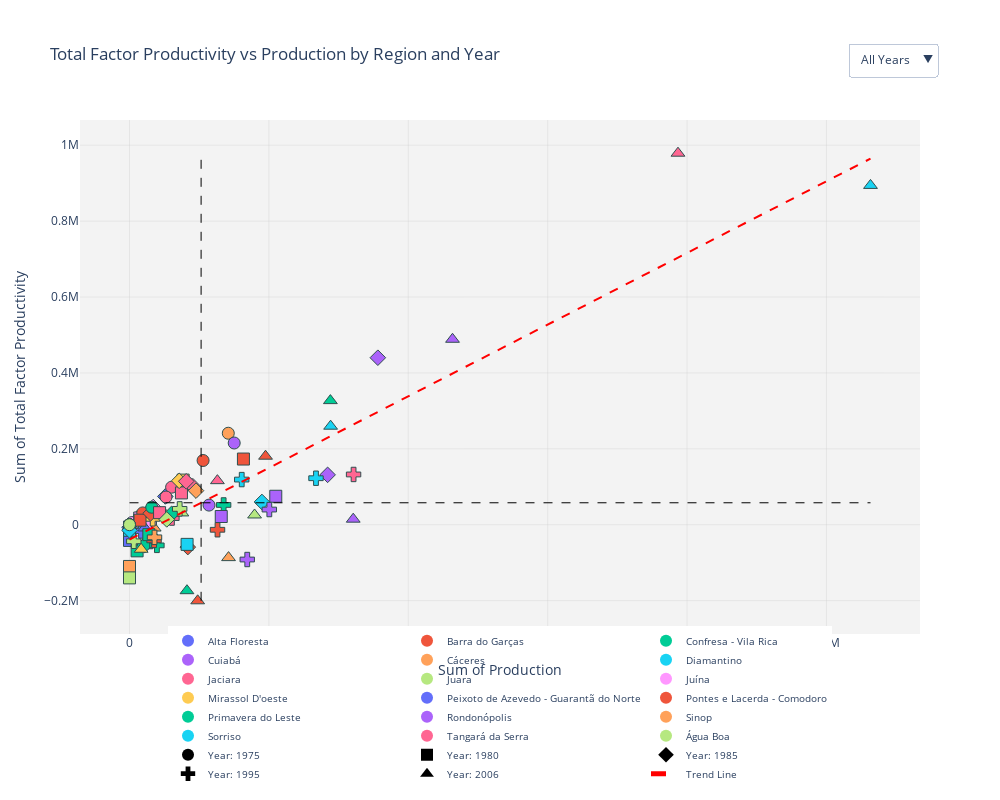

Source (notebook cell):
### Code cell
import pandas as pd
import numpy as np
import plotly.express as px
import plotly.graph_objects as go
from plotly.subplots import make_subplots

# For this example, let's assume we have the grouped_df
# If you don't have the dataframe ready, you'll need to load it first
# grouped_df = pd.read_csv('your_data.csv')

# Define the specific years to aggregate
selected_years = [1975, 1980, 1985, 1995, 2006]

# Filter the DataFrame for the selected years
filtered_df = grouped_df[grouped_df['Ano'].isin(selected_years)]

# Aggregate 'TFP' and 'Production' by 'Região imediata' for the selected years
aggregated_selected_years = filtered_df.groupby(['Região imediata', 'Ano']).agg(
    TFP_Sum=('TFP', 'sum'),
    Production_Sum=('Production', 'sum')
).reset_index()

# Calculate the mean values for TFP and Production to define quadrants
tfp_mean = aggregated_selected_years['TFP_Sum'].mean()
production_mean = aggregated_selected_years['Production_Sum'].mean()

# Create dictionary for pretty quadrant names
quadrant_names = {
    (True, True): "High TFP, High Production",
    (True, False): "High TFP, Low Production",
    (False, True): "Low TFP, High Production",
    (False, False): "Low TFP, Low Production"
}

# Add quadrant information to the dataframe
aggregated_selected_years['Quadrant'] = aggregated_selected_years.apply(
    lambda x: quadrant_names[(x['TFP_Sum'] > tfp_mean, x['Production_Sum'] > production_mean)],
    axis=1
)

# Fit a trend line
x = aggregated_selected_years['Production_Sum']
y = aggregated_selected_years['TFP_Sum']
coefficients = np.polyfit(x, y, 1)
trend_x = np.linspace(min(x), max(x), 100)
trend_y = coefficients[0] * trend_x + coefficients[1]

# Create a figure
fig = go.Figure()

# Define marker symbols for each year
year_symbols = {
    1975: 'circle',
    1980: 'square',
    1985: 'diamond',
    1995: 'cross',
    2006: 'triangle-up'
}

# Add traces for each region and year combination
for region in aggregated_selected_years['Região imediata'].unique():
    region_data = aggregated_selected_years[aggregated_selected_years['Região imediata'] == region]

    for year in selected_years:
        year_data = region_data[region_data['Ano'] == year]

        if not year_data.empty:
            fig.add_trace(go.Scatter(
                x=year_data['Production_Sum'],
                y=year_data['TFP_Sum'],
                mode='markers',
                marker=dict(
                    size=12,
                    symbol=year_symbols[year],  # Use different symbols for years
                    line=dict(width=1, color='DarkSlateGrey')
                ),
                name=region,
                legendgroup=region,
                showlegend=False,  # Don't show in legend - we'll create custom legends
                hovertemplate='<b>Region:</b> %{text}<br><b>Year:</b> ' + str(year) +
                            '<br><b>Production:</b> %{x}<br><b>TFP:</b> %{y}' +
                            '<br><b>Quadrant:</b> ' + year_data['Quadrant'].values[0] if not year_data.empty else '',
                text=[region] * len(year_data)
            ))

# Set figure size and title
fig.update_layout(
    height=800,
    width=1000,
    title='Total Factor Productivity vs Production by Region and Year',
    xaxis_title='Sum of Production',
    yaxis_title='Sum of Total Factor Productivity'
)

# Create a custom legend for regions (colors)
for i, region in enumerate(sorted(aggregated_selected_years['Região imediata'].unique())):
    fig.add_trace(go.Scatter(
        x=[None],
        y=[None],
        mode='markers',
        marker=dict(
            size=12,
            color=px.colors.qualitative.Plotly[i % len(px.colors.qualitative.Plotly)],
            symbol='circle'
        ),
        legendgroup=region,
        name=region,
        showlegend=True
    ))

# Create a custom legend for years (symbols)
for year in selected_years:
    fig.add_trace(go.Scatter(
        x=[None],
        y=[None],
        mode='markers',
        marker=dict(
            size=12,
            color='black',
            symbol=year_symbols[year]  # Use different symbols for years
        ),
        legendgroup='year',
        name=f'Year: {year}',
        showlegend=True
    ))

# Apply colors to the actual data points for each region
for i, trace in enumerate(fig.data[:len(aggregated_selected_years)]):
    region = trace.text[0] if hasattr(trace, 'text') and trace.text else ""
    region_index = list(sorted(aggregated_selected_years['Região imediata'].unique())).index(region) if region in aggregated_selected_years['Região imediata'].unique() else i
    trace.marker.color = px.colors.qualitative.Plotly[region_index % len(px.colors.qualitative.Plotly)]

# Add trend line
x = aggregated_selected_years['Production_Sum']
y = aggregated_selected_years['TFP_Sum']
coefficients = np.polyfit(x, y, 1)
trend_x = np.linspace(min(x), max(x), 100)
trend_y = coefficients[0] * trend_x + coefficients[1]

fig.add_trace(
    go.Scatter(
        x=trend_x,
        y=trend_y,
        mode='lines',
        line=dict(color='red', dash='dash'),
        name='Trend Line',
        showlegend=True
    )
)

# Add quadrant lines
fig.add_shape(
    type='line', x0=production_mean, y0=min(y), x1=production_mean, y1=max(y),
    line=dict(color='black', width=1, dash='dash')
)
fig.add_shape(
    type='line', x0=min(x), y0=tfp_mean, x1=max(x), y1=tfp_mean,
    line=dict(color='black', width=1, dash='dash')
)

# Update layout for legend below y-axis title in a single line
fig.update_layout(
    legend=dict(
        orientation="h",
        yanchor="bottom",
        y=-0.3,  # Adjusted position:  Further down
        xanchor="center",
        x=0.5,  # Center the legend
        itemsizing='constant',
        groupclick="toggleitem",
        title=dict(text=''),
        itemclick="toggle",
        traceorder="normal",
        font=dict(size=10),  # Smaller font to fit in one line
    ),
    margin=dict(l=80, r=80, t=120, b=120),  # Increased bottom margin for legend
    plot_bgcolor='rgba(240, 240, 240, 0.8)',
    hovermode='closest',
    xaxis=dict(
        showgrid=True,
        gridcolor='rgba(200, 200, 200, 0.3)',
        zeroline=False
    ),
    yaxis=dict(
        showgrid=True,
        gridcolor='rgba(200, 200, 200, 0.3)',
        zeroline=False
    )
)

# Add buttons to filter by year
year_buttons = [dict(
    label="All Years",
    method="update",
    args=[{"visible": [True] * len(fig.data)}, {"title": "All Years"}]
)]

# Get indices of actual data traces (not legend-only traces)
data_trace_count = len(aggregated_selected_years)
total_traces = len(fig.data)
legend_trace_count = total_traces - data_trace_count

# Create a button for each year
for year in selected_years:
    # Create visibility array
    visible = []

    # For each trace, determine if it should be visible
    for i in range(total_traces):
        # Always keep legend traces visible
        if i >= data_trace_count:
            visible.append(True)
        else:
            # For data traces, check if they match the current year
            year_match = aggregated_selected_years.iloc[i]['Ano'] == year if i < len(aggregated_selected_years) else False
            visible.append(year_match)

    year_buttons.append(dict(
        label=str(year),
        method="update",
        args=[{"visible": visible}, {"title": f"Year: {year}"}]
    ))

# Add the buttons to the layout
fig.update_layout(
    updatemenus=[dict(
        type="dropdown",
        direction="down",
        x=1.02,
        y=1.15,
        showactive=True,
        buttons=year_buttons
    )]
)

# No range slider
fig.update_layout(
    xaxis=dict(
        type="linear"
    )
)

# Show the figure
fig.show()

# To save as an HTML file that can be opened in any browser
fig.write_html("TFP_vs_Production_Interactive.html")

print("Interactive plot created and saved as TFP_vs_Production_Interactive.html")
